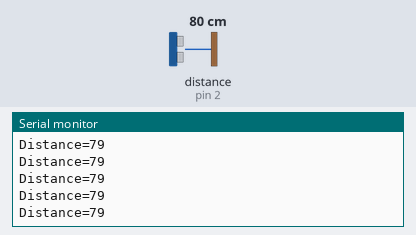
This sketch was run on a simulated Arduino Uno, built with avr-gcc and run on an emulated ATmega328P. On the bench: the last lines printed to the serial monitor. The test bench sets the inputs (shaded band); at power-on: distance to the obstacle (sensor on pin 2) 80 cm. The echo pulse lasts 58.3 µs per cm.

Above: at 1.2 s.
1.3 s: distance to the obstacle (sensor on pin 2) set to 120 cm
At 2.3 s:
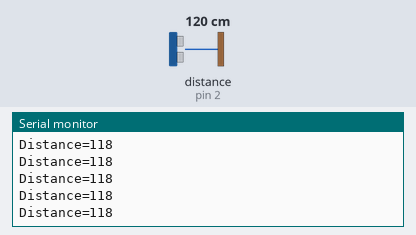
4.3 s: distance to the obstacle (sensor on pin 2) set to 250 cm
At 5.4 s:
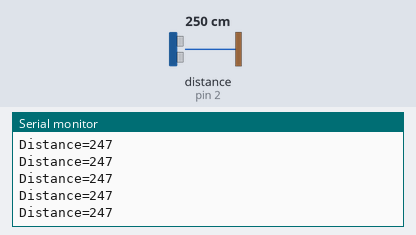
10.3 s: distance to the obstacle (sensor on pin 2) set to 299 cm
At 10.8 s:
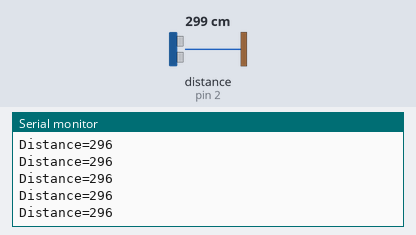
13.3 s: distance to the obstacle (sensor on pin 2) set to 2 cm
At 14.4 s:
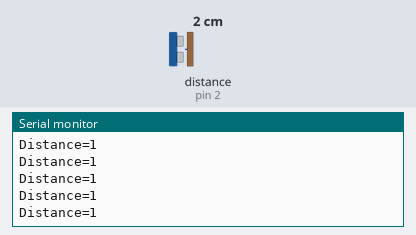
Timing chart, 0 to 16.3 s (numbered marks = the images above; inputs shaded):
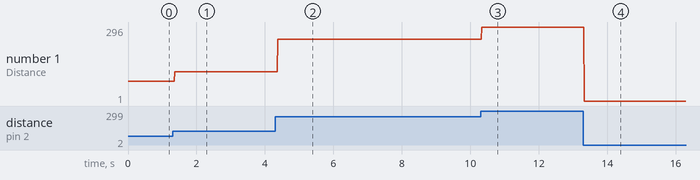

The sketch:

ArduinoHCSR04sensor_.ino
```cpp
const int TRIG=1;
const int ECHO=2;
long Totaltime;
int Distance;
void setup()
{
  Serial.begin(9600);
  pinMode(TRIG,OUTPUT);
  pinMode(ECHO,INPUT);
}
void loop()
{
  digitalWrite(TRIG,LOW);
  delayMicroseconds(2);
  digitalWrite(TRIG,HIGH);
  delayMicroseconds(10);
  digitalWrite(TRIG,LOW);
  Totaltime=pulseIn(ECHO,HIGH);
  Distance=Totaltime*0.034/2;
  Serial.print("Distance=");
  Serial.println(Distance);
}
```

Measured:
- after the input at 1.3 s, the serial monitor: prints a new line after 0.07 s (image 1)
- after the input at 4.3 s, the serial monitor: prints a new line after 0.07 s (image 2)
- after the input at 10.3 s, the serial monitor: prints a new line at once (image 3)
- after the input at 13.3 s, the serial monitor: prints a new line at once (image 4)
- plotted number 1: 79 → 118 after the input at 1.3 s, 118 → 247 after the input at 4.3 s, 247 → 296 after the input at 10.3 s, 296 → 1 after the input at 13.3 s
